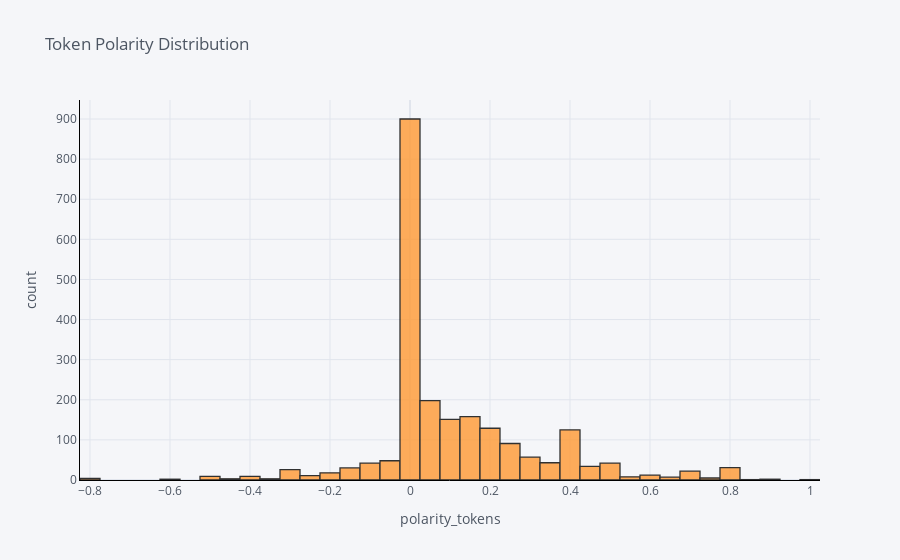

Source (notebook cell):
### Code cell
df['polarity_tokens'].iplot(
    kind='hist',
    bins=50,
    xTitle='polarity_tokens',
    linecolor='black',
    yTitle='count',
    title='Token Polarity Distribution')

### Figure 1 — Plotly figure (JSON) as saved in the notebook; plotly's stock layout.template omitted (floating-point values rounded to 4 significant figures; data arrays with more than 128 entries replaced by an {"elided": "..."} marker saying what was removed)
{"data": [{"histfunc": "count", "histnorm": "", "marker": {"color": "rgba(255, 153, 51, 1.0)", "line": {"color": "#000000", "width": 1.3}}, "name": "polarity_tokens", "nbinsx": 50, "opacity": 0.8, "orientation": "v", "type": "histogram", "x": {"elided": "2222 float values"}}], "layout": {"barmode": "overlay", "legend": {"bgcolor": "#F5F6F9", "font": {"color": "#4D5663"}}, "paper_bgcolor": "#F5F6F9", "plot_bgcolor": "#F5F6F9", "title": {"font": {"color": "#4D5663"}, "text": "Token Polarity Distribution"}, "xaxis": {"gridcolor": "#E1E5ED", "linecolor": "black", "showgrid": true, "tickfont": {"color": "#4D5663"}, "title": {"font": {"color": "#4D5663"}, "text": "polarity_tokens"}, "zerolinecolor": "#E1E5ED"}, "yaxis": {"gridcolor": "#E1E5ED", "linecolor": "black", "showgrid": true, "tickfont": {"color": "#4D5663"}, "title": {"font": {"color": "#4D5663"}, "text": "count"}, "zerolinecolor": "#E1E5ED"}}}
